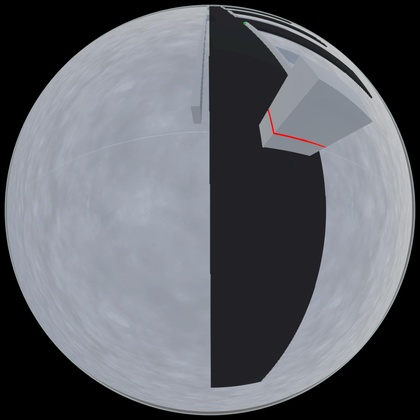
%> input picture cube_horizontal.jpg, 420 x 420 px, shrunk from 1920 x 1920 before the run
$ octave TutorialBasic.m   (GNU Octave 9; MATLAB toolbox functions it lacks are replaced by stand-ins)
%> lines starting %> are read from the running program, lines starting %| are printed output that depends on the picture; in (x1, y1, x2, y2) boxes, pixels count from 0 and x2, y2 are one past the last pixel; in counts of white or black regions, pixels touching at a corner belong together; the program's own positions count from 1
### matlab/mesurment.m
function [xy,yz] = mesurment(imagePath,vertical)
%> called with imagePath = 'TestImages/cube_horizontal.jpg', vertical = false
    % считываем изображение
    image = imread(imagePath);
%> image is the input picture: size 420x420x3 uint8; mean R, G, B 96, 98.4, 105.1
    img = las_segm(image);
    load('Omni_Calib_Results_kurs.mat'); % Calib parameters
    ocam_model = calib_data.ocam_model; % Calib parameters
    % для вертикального и горизонального измерения разные функции
    if(vertical)

        X_dist = 800; % Laser Plane parameters
        CVsyst_x = 0; % CV System position
        CVsyst_y = 0; % CV System position
        [y1,z1] = mapping_vertical(img,X_dist,ocam_model); % mapping function

        xy = max(y1) - min(y1);
        yz = max(z1) - min(z1);
    else
        x = 0; % Laser Plane parameters
        y = 0; % Laser Plane parameters
        las_dist = 1100; % Laser Plane parameters
        CVsyst_x = 0; % CV System position
        CVsyst_y = 0; % CV System position
        [x1,y1] = mapping(img,x,y,las_dist,ocam_model); % mapping function

        xy = max(x1) - min(x1);
        yz = max(y1) - min(y1);
    end

end

### matlab/las_segm.m
function BW = las_segm(img)
% http://matlabtricks.com/post-35/a-simple-image-segmentation-example-in-
warning('off','Images:initSize:adjustingMag');
image = img;     % read image
[height, width, planes] = size(image);
%> height = 420; width = 420; planes = 3
rgb = reshape(image, height, width * planes);
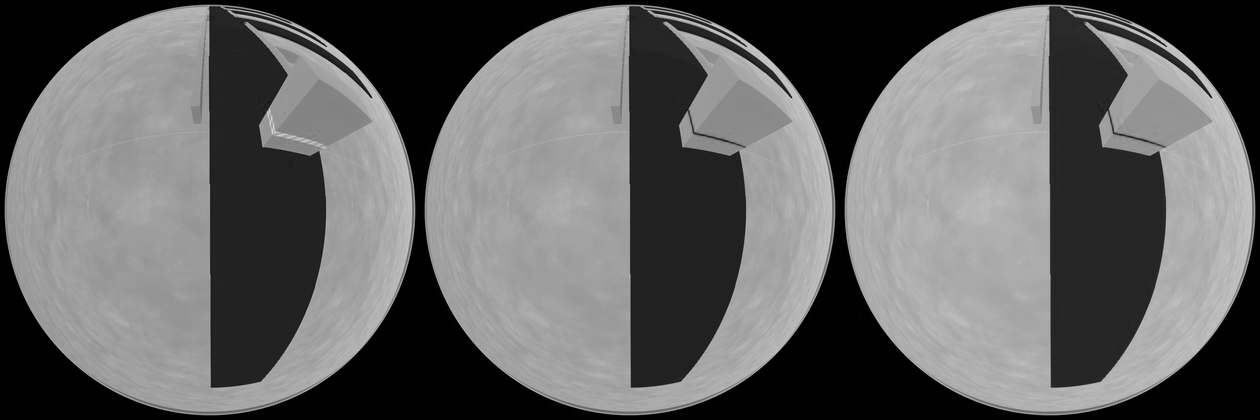
%> rgb: size 420x1260 uint8; min 0, max 218, mean 99.9
%imagesc(rgb);                   % visualize RGB planes
r = image(:, :, 1);             % red channel
g = image(:, :, 2);             % green channel
b = image(:, :, 3);             % blue channel
threshold = 100;                % threshold value
%imagesc(r < threshold);         % display the binarized image
blueness = double(r) - max(double(g), double(b));
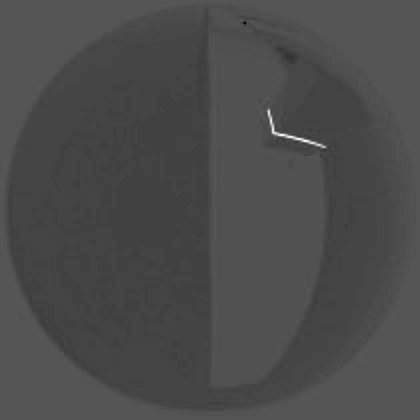
%> blueness: size 420x420 double; min -78, max 154, mean -9; drawn with min black and max white
%imagesc(blueness);              % visualize RGB planes
mask = blueness < 78;
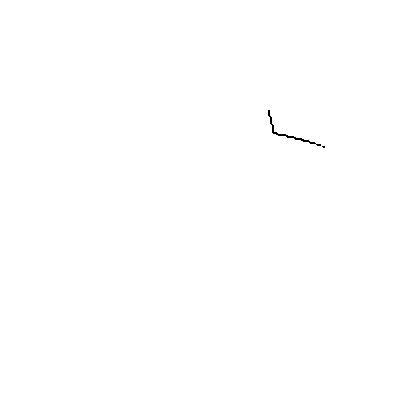
%> mask: size 420x420 logical; 99.9% white; black in thin lines or dots, all inside (x1, y1, x2, y2) = (268, 110, 325, 148)
%imagesc(mask);
% labels = bwlabel(mask);
R(~mask) = 255;
G(~mask) = 255;
B(~mask) = 255;
J = cat(3,R,G,B);
BW = ~mask;
%> the run ends on the next line
% Skeletonization
% BW = im2bw(J,0.4);
% BW = bwmorph(BW,'skel',Inf);
%imshow(~BW);
end

### matlab/TutorialBasic.m
clc
clear all

i = 0;

while i<1000
   % ждет когда появятся фото в папке
   v = exist('TestImages/cube_vertical.jpg', 'file');
   if v==2
       % производим измерения при горизонтальном лазере
       [x, y] = mesurment('TestImages/cube_horizontal.jpg', false);
